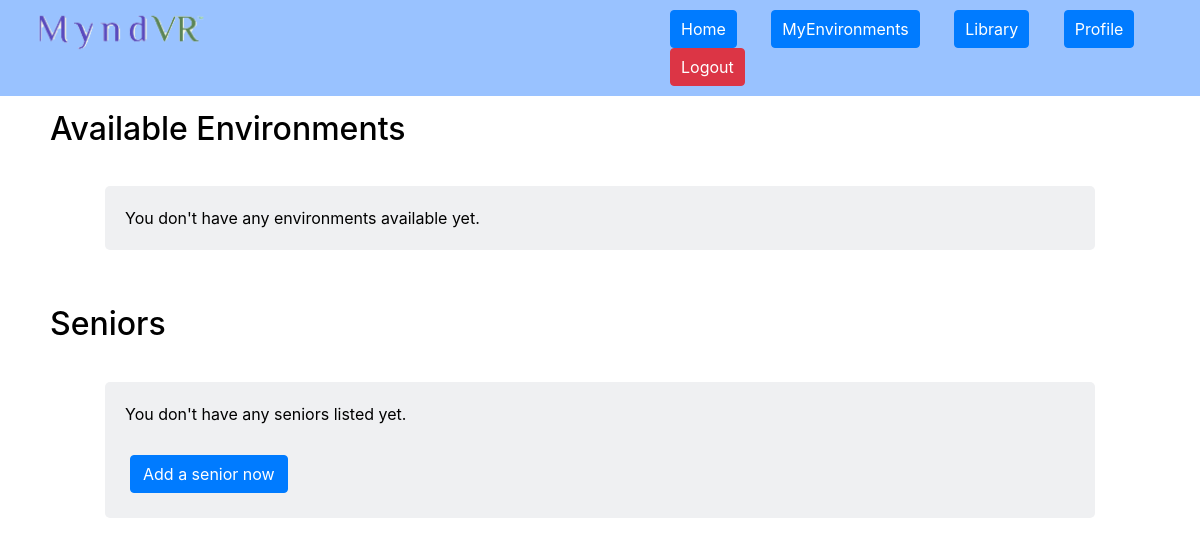
The app's page /index.php?pagetype=profile (signed in), older data.
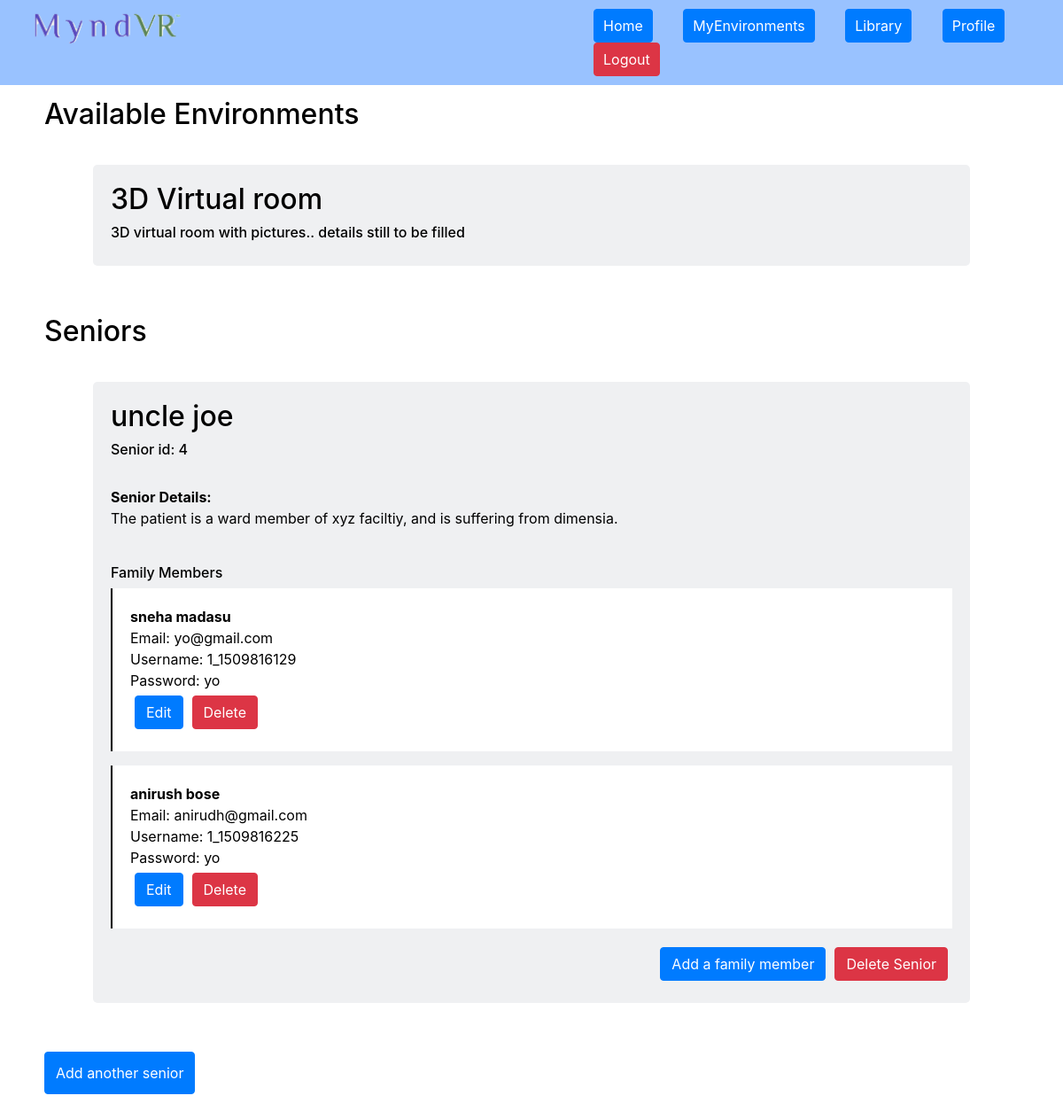
The same page, newer data.
### tables this page shows
CREATE TABLE `environments` (
  `env_id` int(11) NOT NULL,
  `env_name` varchar(100) NOT NULL,
  `details` varchar(1000) NOT NULL,
  `tablename` varchar(200) NOT NULL,
  `timestamp` varchar(100) NOT NULL
);

CREATE TABLE `seniors` (
  `s_id` int(11) NOT NULL,
  `user_id` int(6) NOT NULL,
  `profile` int(3) NOT NULL,
  `fullname` varchar(200) NOT NULL,
  `details` varchar(500) NOT NULL,
  `timestamp` varchar(100) NOT NULL,
  `flag` int(1) NOT NULL
);

CREATE TABLE `userdetails` (
  `user_id` int(4) NOT NULL,
  `username` varchar(100) NOT NULL,
  `firstname` varchar(150) NOT NULL,
  `lastname` varchar(150) NOT NULL,
  `email` varchar(200) NOT NULL,
  `createdon` varchar(100) NOT NULL
);

CREATE TABLE `userlogin` (
  `user_id` int(4) NOT NULL,
  `username` varchar(150) NOT NULL,
  `password` varchar(150) NOT NULL,
  `usertype` int(2) NOT NULL,
  `token` varchar(200) DEFAULT '0',
  `lastlogin` varchar(100) NOT NULL DEFAULT '0',
  `flag` int(2) NOT NULL
);

### userauth.php (called while the page is built, shortened)
<?php
if(isset($_SESSION['username']))
{
$user_id = $_SESSION['user_id'];
}
else
{
	header('Location: index.php?pagetype=login');
}
	?>

### profile.php (the view, shortened to what this page needs)
<?php
include "userauth.php";
?>
<div class="below">
<div class="row profile">
<?php
$count = 0;
echo '<h2>Available Environments</h2>';
	$query = "SELECT * FROM environments";
	$results = mysqli_query($con, $query);
	while($row = mysqli_fetch_array($results))
	{
		echo '<div class="post">';
		echo '<h2>'.$row["env_name"].'</h2> <h6> '.$row["details"].'</h6>';
		echo '</div>';
		$count = $count + 1;
	}
	if($count==0)
	{
		echo '<div class="post">';
		echo 'You don\'t have any environments available yet.';
		echo '</div>';
	}
?>
<?php
$count = 0;
echo '<h2>Seniors</h2>';
	$query = "SELECT * FROM seniors WHERE user_id='$user_id' and flag=1";
	$results = mysqli_query($con, $query);
	while($row = mysqli_fetch_array($results))
	{
		$seniorname = $row['fullname'];
		$details = $row['details'];
		$profile = $row['profile'];
		$senior_id = $row['s_id'];
		echo '<div class="post"><div class="row">';
		echo '<h2>'.$seniorname.'</h2></div><h6>Senior id: '.$senior_id.'</h6><br>';
		echo '<p><strong>Senior Details:</strong><br>'.$details.'</p><br>';
		echo '<h6>Family Members</h6>';
		$subquery = "SELECT * from userdetails where user_id in (SELECT familymember_id FROM familymembers WHERE user_id='$user_id' and profile='$profile' and flag=1)";
		$subresults = mysqli_query($con, $subquery);
		while($subrow = mysqli_fetch_array($subresults))
			{
				$fam_firstname = $subrow['firstname'];
				$fam_lastname = $subrow['lastname'];
				$fam_email = $subrow['email'];
				$fam_username = $subrow['username'];
				$subquery2 = "SELECT password from userlogin where username ='$fam_username'";
				$subresults2 = mysqli_query($con, $subquery2);
				while($subrow2 = mysqli_fetch_array($subresults2))
					{
						$fam_password = $subrow2['password'];
					}
				echo '<ul class="fammem"><li><strong>'.$fam_firstname.' '.$fam_lastname.'</strong></li>	';
				echo '<li>Email: '.$fam_email.'</li>';
				echo '<li>Username: '.$fam_username.'</li>';
				echo '<li>Password: '.$fam_password.'</li>';
				echo '<li><span class="btn btn-primary">Edit</span><span class="btn btn-danger">Delete</span></li></ul>';
			}
		echo '<div class="row actbtns"><button class="btn btn-primary addfambtn" data-toggle="modal" data-profile="'.$profile.'" data-target="#addfamilymember">Add a family member</button>';
		echo '<div class="delbtn">
		<div class="btn btn-danger">Delete Senior <i class="fa fa-trash" aria-hidden="true"></i></div>
		</div></div>';
		echo '</div>';
		$count = $count + 1;
	}
	if($count==0)
	{
		echo '<div class="post">';
		echo 'You don\'t have any seniors listed yet.<br><br><button class="btn btn-primary" data-toggle="modal" data-target="#addsenior">Add a senior now</button>';
		echo '</div>';
	}
	else
	{
		echo '<br><br><button class="btn btn-primary" data-toggle="modal" data-target="#addsenior">Add another senior</button>';
	}
?>
</div>
</div>

### index.php (shortened to what this page needs)
<html>
<?php
require "db.php";
require "head.php";
?>
<body>
<?php
include "header.php";
?>
<?php
	if(isset($_GET['pagetype']))
	{
		$pagetype = $_GET['pagetype'];
		if($pagetype=="home")
		{
			include "home.php";
		}
		else if($pagetype=="login")
		{
			if(!isset($_SESSION['username']))
			{
			include "login.php";
			}
			else header('Location: index.php?pagetype=home');
		}
		else if($pagetype=="signup")
		{
			if(!isset($_SESSION['username']))
			{
			include "signup.php";
			}
			else header('Location: index.php?pagetype=home');
		}
		else if($pagetype=="profile")
		{
			if(isset($_SESSION['username']))
			{
				if($_SESSION['usertype']>1)
					include "profile.php";
			}
		}
	}
	else
	{
		header('Location: landing.php');
	}
?>
</body>
</html>

### head.php (shortened to what this page needs)
<?php
echo '
<head>
	<script src="https://ajax.googleapis.com/ajax/libs/jquery/3.1.0/jquery.min.js"></script>
	<link rel="stylesheet" href="https://maxcdn.bootstrapcdn.com/bootstrap/4.0.0-beta/css/bootstrap.min.css">
	<script src="https://code.jquery.com/jquery-3.2.1.slim.min.js"></script>
	<script src="https://cdnjs.cloudflare.com/ajax/libs/popper.js/1.11.0/umd/popper.min.js"></script>
	<script src="https://maxcdn.bootstrapcdn.com/bootstrap/4.0.0-beta/js/bootstrap.min.js"></script>
	<link rel="stylesheet" href="css/theme.css" >
	<link rel="stylesheet" href="css/font-awesome-4.7.0/css/font-awesome.min">
	<link href="https://fonts.googleapis.com/css?family=Oswald" rel="stylesheet">
	<title>MyndVR</title>
	<link rel="shortcut icon" type="image/png" href="images/logo.png" />
<script>
</script>
</head>
';
?>

### header.php
<div class="nav row">
	<div class="logo col col-xs-12 col-sm-12 col-md-4 col-lg-6">
		<a href="landing.php"><img src="images/samplelogo.png"></a>
	</div>
	<div class="navlinks col col-xs-12 col-sm-12 col-md-8 col-lg-6">
		<ul class="row">
			<?php
			if(isset($_SESSION['username']))
			{
				echo '	<a href="index.php?pagetype=home" class="col-xs-12 col-sm-4 col-md-4" ><li class="btn btn-primary">Home</li></a>
						<a href="index.php?pagetype=environments" class="col-xs-12 col-sm-4  col-md-4" ><li class="btn btn-primary">MyEnvironments</li></a>
						<a href="index.php?pagetype=library" class="col-xs-12 col-sm-4  col-md-4" ><li class="btn btn-primary">Library</li></a>
						';
				if($_SESSION['usertype']>1){
					echo '<a href="index.php?pagetype=profile" class="col-xs-12 col-sm-4  col-md-4" ><li class="btn btn-primary">Profile</li></a>';
				}
				echo '<a href="index.php?pagetype=logout" class="col-xs-12 col-sm-4 col-md-4" ><li class="btn btn-danger">Logout</li></a>';
			}
			else
			{
				echo '<a href="index.php?pagetype=login" class="col-xs-12 col-sm-12 col-md-12" ><li class="btn btn-primary">Login</li></a>';
			}
			?>
		</ul>
	</div>
</div>

### css/theme.css (style rules this page uses)
body { width:100%; color:black; background-color:#ffffff; overflow-x:hidden; cursor:default; }
li { list-style:none; }
.row { margin-left:0px; margin-right:0px; }
a:hover,a { text-decoration:none; }
.nav { width:100%; height:auto; background-color:rgba(153,194,255,1); padding-left:10px; padding-right:10px; padding-top:5px; padding-bottom:5px; position:fixed; z-index:10; }
.navlinks,.navlinks>ul,.navlinks>ul>li,.navlinks>div { display:inline; }
.navlinks { padding:5px; padding-right:15px; padding-left:15px; }
.navlinks ul { float:right; margin:0px; }
.nav .logo { max-height:50px; overflow:hidden; }
.nav .logo img { height:100%; }
.navlinks li { list-style:none; padding:6px; padding-right:10px; padding-left:10px; }
.below { padding-top:60px; width:100%; height:auto; overflow:hidden; padding-left:0px; padding-right:0px; }
.profile { padding:50px; }
.delbtn { float:right; }
.post { background: #eff0f2; border-radius:5px; padding:20px; margin:5%; margin-top:30px; display:block; width:100%; }
.post .btn { margin:5px; }
.actbtns { float:right; }
.fammem { border-left:2px solid black; padding:20px; background-color:white; }

Row changes from the older to the newer data that the page shows:
added environments: env_name "3D Virtual room", details "3D virtual room with pictures.. details still to be filled"
added seniors: fullname "uncle joe", s_id "4", details "The patient is a ward member of xyz faciltiy, and is suffering from dimensia."
added userdetails: firstname "sneha", lastname "madasu", email "yo@gmail.com", username "1_1509816129", userlogin.password "yo"
added userdetails: firstname "anirush", lastname "bose", email "anirudh@gmail.com", username "1_1509816225", userlogin.password "yo"
Text that changed along with them:
text no longer shown: "You don ' t have any environments available yet. You don ' t have any seniors listed yet. Add a senior now"
text now shown: "Add another senior"
